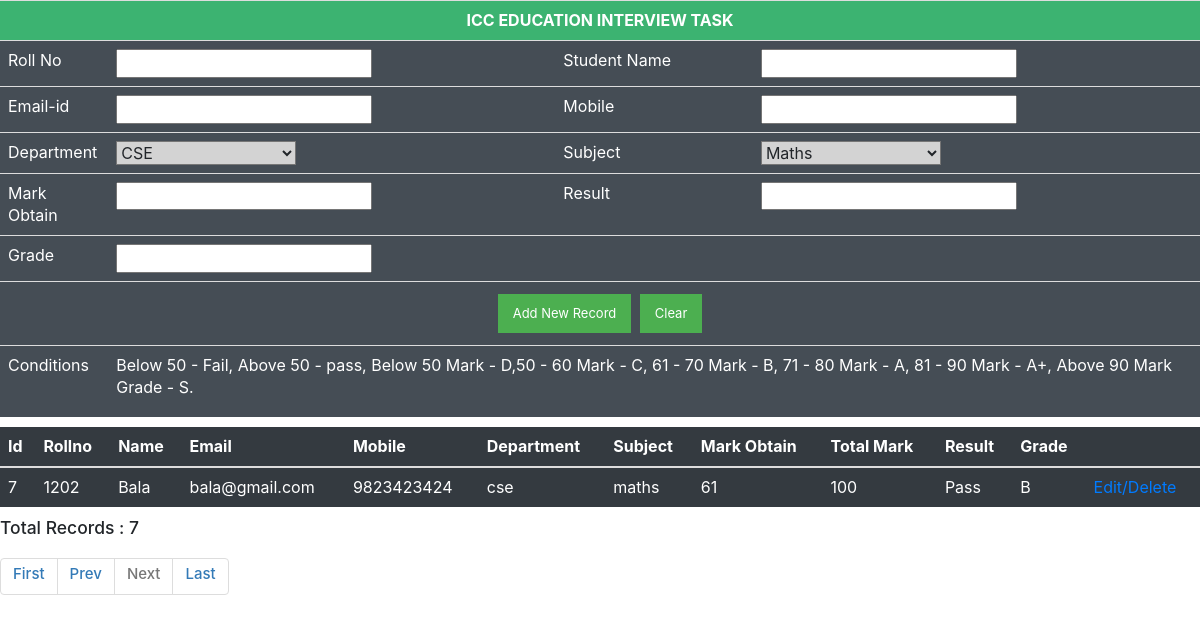
Page /?pageno=3 on the committed database.
### tables this page shows
CREATE TABLE `students` (
  `id` int(10) NOT NULL AUTO_INCREMENT,
  `rollno` int(10) DEFAULT NULL,
  `name` varchar(100) DEFAULT NULL,
  `email` varchar(100) DEFAULT NULL,
  `mobile` varchar(100) DEFAULT NULL,
  `dept` varchar(100) DEFAULT NULL,
  PRIMARY KEY (`id`)
);

CREATE TABLE `results` (
  `id` int(10) NOT NULL AUTO_INCREMENT,
  `rollno` int(10) DEFAULT NULL,
  `subject` varchar(100) DEFAULT NULL,
  `total_mark` int(10) DEFAULT NULL,
  `mark_obtain` int(10) DEFAULT NULL,
  `result` varchar(10) DEFAULT NULL,
  `grade` varchar(100) DEFAULT NULL,
  PRIMARY KEY (`id`)
);

### crud.php (called while the page is built, shortened)
<?php
Class CrudConnect
{
	public $servername 	= "localhost";
	public $username 	= "root";
	public $password 	= "";
	public $database 	= "test";
	public $conn;
	function connect()
	{
		$this->conn = mysqli_connect($this->servername, $this->username,$this->password,$this->database);
		return $this->conn;
	}
	function select($offset, $no_of_records_per_page)
	{
		$sql = "SELECT r.id, s.rollno, s.name, s.email, s.mobile, s.dept, r.subject, r.total_mark, r.mark_obtain, r.result, r.grade
				FROM students s, results r
				WHERE s.rollno = r.rollno
				ORDER BY r.id ASC
				LIMIT $offset, $no_of_records_per_page";
		$select_result = mysqli_query($this->conn,$sql);
		return $select_result;
	}
}
?>

### index.php (the view, shortened to what this page needs)
<?php
	include 'add_new_record.php';
	include_once('crud.php');
	$objSelect 	= new CrudConnect();
	$conn 		= $objSelect->connect();
	if (isset($_GET['pageno']))
	{
		$pageno = $_GET['pageno'];
	}
	else
	{
		$pageno = 1;
	}
	$no_of_records_per_page = 3;
	$offset = ($pageno-1) * $no_of_records_per_page;
	$total_pages_sql = "SELECT COUNT(*) FROM students s, results r where s.rollno = r.rollno";
	$result = mysqli_query($conn,$total_pages_sql);
	$total_rows = mysqli_fetch_array($result)[0];
	$total_pages = ceil($total_rows / $no_of_records_per_page);
	$res_data = $objSelect->select($offset, $no_of_records_per_page);
?>
<html>
<head>
<link rel="stylesheet" href="https://maxcdn.bootstrapcdn.com/bootstrap/3.3.7/css/bootstrap.min.css">
<link rel="stylesheet" href="https://stackpath.bootstrapcdn.com/bootstrap/4.5.2/css/bootstrap.min.css">
<link rel="stylesheet" href="https://maxcdn.bootstrapcdn.com/font-awesome/4.7.0/css/font-awesome.min.css">
</head>
<body>
	<table class="table table-dark">
		<thead>
			<tr >
			<th scope="col">Id</th>
			<th scope="col">Rollno</th>
			<th scope="col">Name</th>
			<th scope="col">Email</th>
			<th scope="col">Mobile</th>
			<th scope="col">Department</th>
			<th scope="col">Subject</th>
			<th scope="col">Mark Obtain</th>
			<th scope="col">Total Mark</th>
			<th scope="col">Result</th>
			<th scope="col">Grade</th>
			<th scope="col"></th>
			</tr>
		</thead>
		<tbody>
			<?php
				while($row = mysqli_fetch_array($res_data))
				{
					$id 			= $row['id'];
					$rollno 		= $row['rollno'];
					$name 			= $row['name'];
					$email 			= $row['email'];
					$mobile 		= $row['mobile'];
					$dept 			= $row['dept'];
					$subject 		= $row['subject'];
					$mark_obtain 	= $row['mark_obtain'];
					$total_mark 	= $row['total_mark'];
					$result 		= $row['result'];
					$grade 			= $row['grade'];
			?>
					<tr>
					<td><?php echo $id; ?></td>
					<td><?php echo $rollno; ?></td>
					<td><?php echo $name; ?></td>
					<td><?php echo $email; ?></td>
					<td><?php echo $mobile; ?></td>
					<td><?php echo $dept; ?></td>
					<td><?php echo $subject; ?></td>
					<td><?php echo $mark_obtain; ?></td>
					<td><?php echo $total_mark; ?></td>
					<td><?php echo $result; ?></td>
					<td><?php echo $grade; ?></td>
					<td>
					<a href="edit_delete.php?id=<?php echo $id; ?>&rollno=<?php echo $rollno; ?>&name=<?php echo $name; ?>&email=<?php echo $email; ?> &mobile=<?php echo $mobile; ?>&dept=<?php echo $dept; ?>&subject=<?php echo $subject; ?>">Edit/Delete</a>
					</td>
					</tr>
			<?php
				}
			?>
		</tbody>
	</table>
	<h3>Total Records : <?php echo $total_rows; ?></h3>
    <ul class="pagination">
        <li><a href="?pageno=1"><h4>First</h4></a></li>
        <li class="<?php if($pageno <= 1){ echo 'disabled'; } ?>">
            <a href="<?php if($pageno <= 1){ echo '#'; } else { echo "?pageno=".($pageno - 1); } ?>"><h4>Prev</h4></a>
        </li>
        <li class="<?php if($pageno >= $total_pages){ echo 'disabled'; } ?>">
            <a href="<?php if($pageno >= $total_pages){ echo '#'; } else { echo "?pageno=".($pageno + 1); } ?>"><h4>Next</h4></a>
        </li>
        <li><a href="?pageno=<?php echo $total_pages; ?>"><h4>Last</h4></a></li>
    </ul>
</body>
</html>

### rows in the picture
students: results.id "7", rollno "1202", name "Bala", email "bala@gmail.com", mobile "9823423424", dept "cse", results.subject "maths", results.mark_obtain "61", results.total_mark "100", results.result "Pass", results.grade "B"

### other values in the picture
$total_rows "7"
